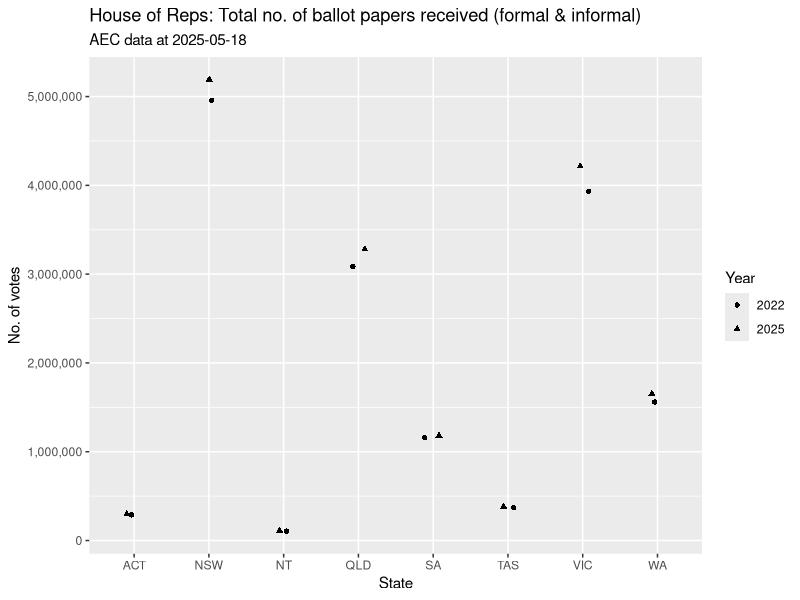
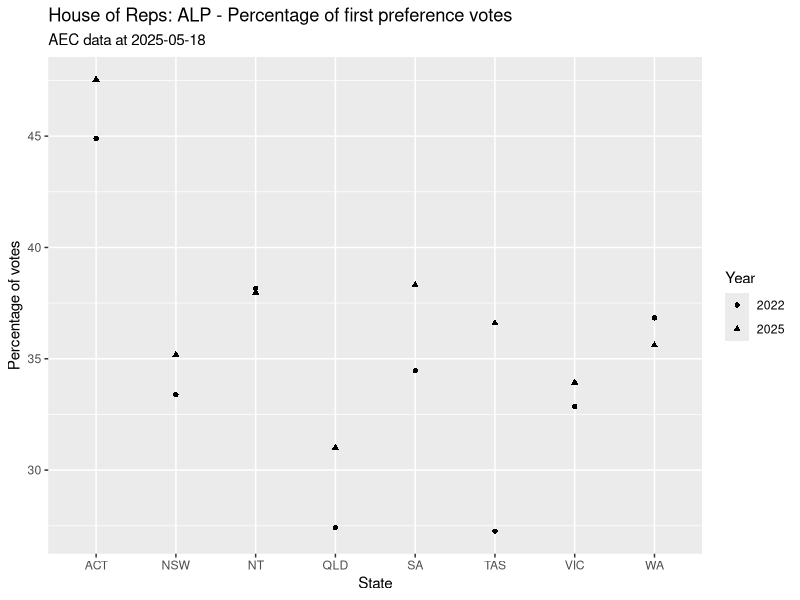
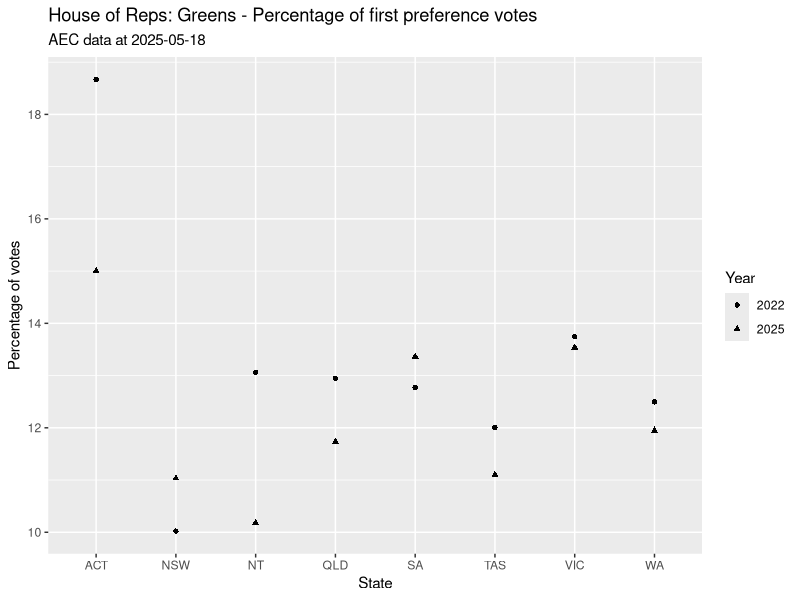
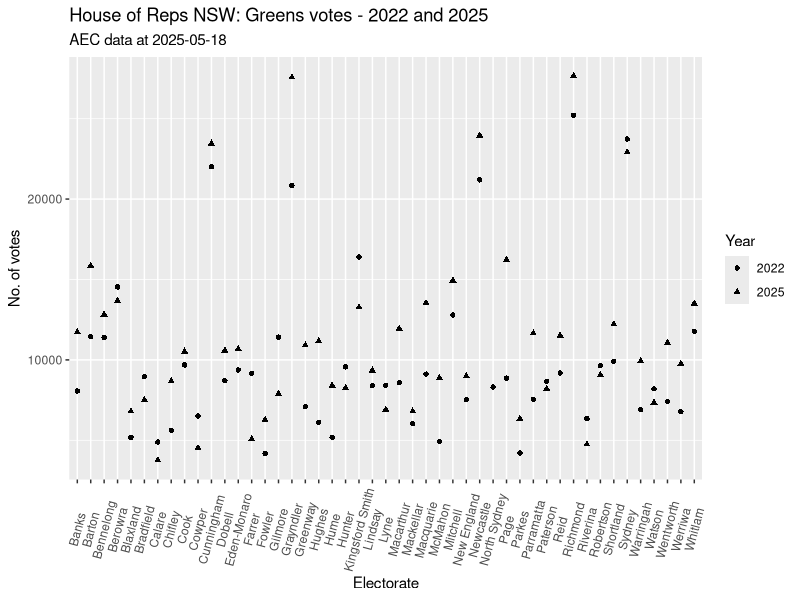
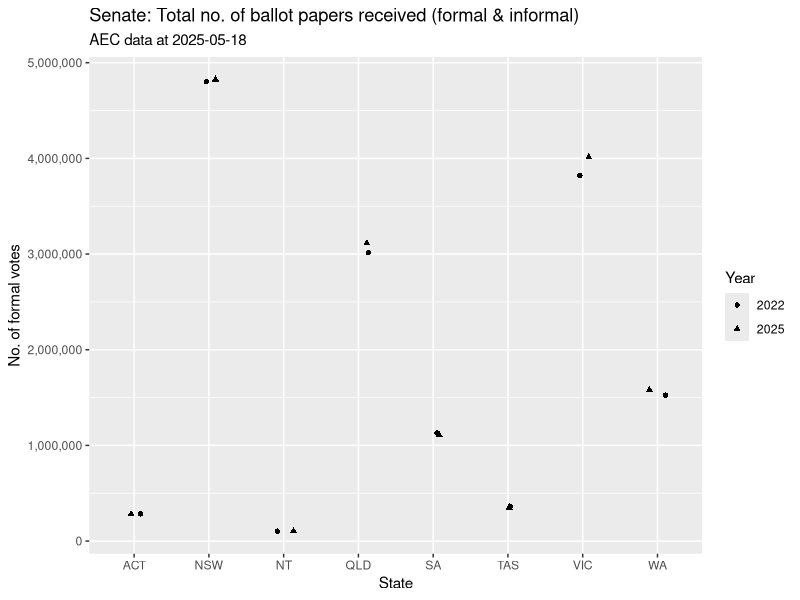
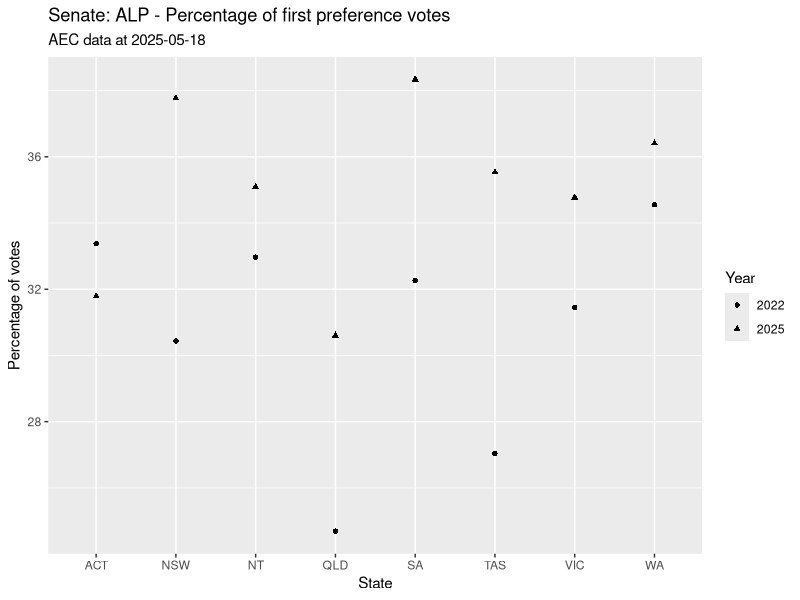
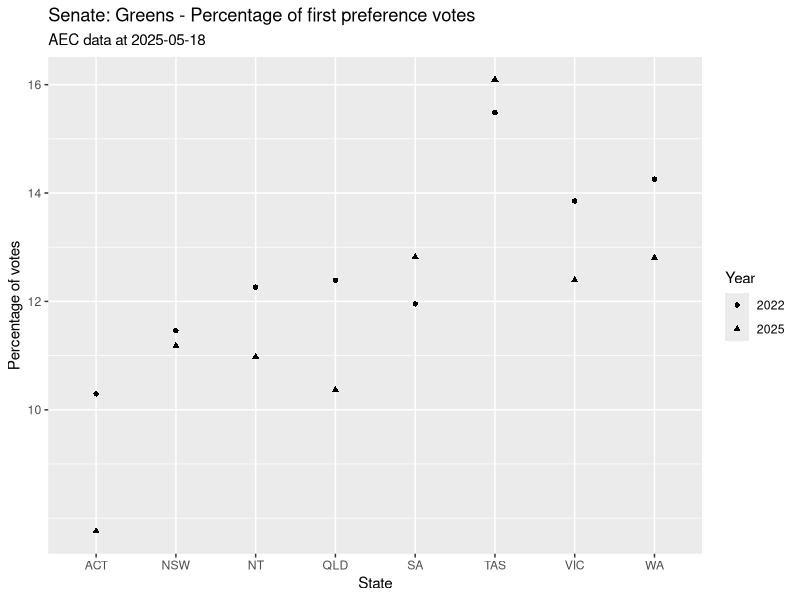

Write the R code that produced these figures, in order.
## ---- chunk 1

knitr::opts_chunk$set(echo = F)

## ---- chunk 2

library(tidyverse)
library(scales)  ## For number format on plot axes
library(kableExtra)

## ---- chunk 3

## Load data

hvotes2022 <- read_csv("../data/House1stPrefsByCandidateByVoteType2022-27966-20250517.csv", skip = 1, show_col_types = FALSE)

hvotes2025 <- read_csv("../data/House1stPrefsByCandidateByVoteType2025-31496-20250517.csv", skip = 1, show_col_types = FALSE)

## ---- chunk 4

h_state_informal_22 <- 
  hvotes2022 %>%
  filter(Surname == "Informal") %>%
  group_by(StateAb) %>%
  summarise(state_informal = sum(TotalVotes))

h_state_informal_22 %>%
  kbl() %>%
  kable_styling(full_width = F)

## ---- chunk 5

## Remove "message = F" to see what full_join is using to make the join.

h_state_votes_22 <- 
  hvotes2022 %>%
  group_by(StateAb) %>%
  summarise(state_votes = sum(TotalVotes)) %>%
  mutate(Year = "2022")

h_state_votes_22 <- 
  full_join(h_state_votes_22, h_state_informal_22) %>%
  #full_join(state_votes_22, state_informal_22), by = join_by(StateAb)) %>%
  mutate(state_formal = state_votes - state_informal)


N_hvotes_22 <- 
  h_state_votes_22 %>%
  summarise(sum(state_votes))

## ---- chunk 6

h_state_informal_25 <- 
  hvotes2025 %>%
  filter(Surname == "Informal") %>%
  group_by(StateAb) %>%
  summarise(state_informal = sum(TotalVotes))

h_state_informal_25 %>%
  kbl() %>%
  kable_styling(full_width = F)

## ---- chunk 7

h_state_votes_25 <- 
  hvotes2025 %>%
  group_by(StateAb) %>%
  summarise(state_votes = sum(TotalVotes)) %>%
  mutate(Year = "2025")

h_state_votes_25 <- 
  full_join(h_state_votes_25, h_state_informal_25) %>%
  mutate(state_formal = state_votes - state_informal)

N_hvotes_25 <- 
  h_state_votes_25 %>%
  summarise(sum(state_votes))

## ---- chunk 8

h_diff_N <- N_hvotes_25 - N_hvotes_22

##diff_N

## ---- chunk 9

party_nm <- 
  hvotes2022 %>%
  distinct(PartyNm)
  
#party_nm

## ---- chunk 10

h_state_votes_2225 <-
  bind_rows(h_state_votes_22, h_state_votes_25) %>%
  select(StateAb, Year, state_votes, state_informal, state_formal) %>%
  arrange(StateAb, Year)

h_state_votes_2225 %>%
  mutate(across(state_votes:state_formal, ~ number(.x, big.mark = ","))) %>%
  kable(booktabs = T, col.names = names(h_state_votes_2225), 
        align = "lcrrr") %>%
  row_spec(c(3, 4, 7, 8, 11, 12, 15, 16), background = "#eeeeee") %>%
  kable_styling(full_width = F)


## ---- chunk 11

ggplot(h_state_votes_2225, aes(x = StateAb, y = state_votes, 
                               shape = factor(Year))) +
  #geom_point() +
  geom_jitter(width = 0.133) +
  scale_y_continuous(labels = label_comma()) +
  guides(shape = guide_legend(title = "Year")) +
  labs(title = "House of Reps: Total no. of ballot papers received (formal & informal)", 
       subtitle = "AEC data at 2025-05-18", 
       x = "State", y = "No. of votes") 
         
## ---- chunk 12

h_alp_n_22 <-
  hvotes2022 %>%
  filter(PartyAb == "ALP") %>%
  group_by(StateAb) %>%
  summarise(alp_votes = sum(TotalVotes)) %>%
  mutate(Year = "2022")

h_alp_n_22 <- full_join(h_alp_n_22, h_state_votes_22)

## Note full_join uses: Joining with `by = join_by(StateAb, Year)` 

h_alp_n_25 <-
  hvotes2025 %>%
  filter(PartyAb == "ALP") %>%
  group_by(StateAb) %>%
  summarise(alp_votes = sum(TotalVotes)) %>%
  mutate(Year = "2025")

h_alp_n_25 <- full_join(h_alp_n_25, h_state_votes_25)

h_alp_n_2225 <-
  bind_rows(h_alp_n_22, h_alp_n_25)


## ---- chunk 13

h_alp_pc_2225 <- 
  full_join(h_alp_n_2225, h_state_votes_2225) %>%
  mutate(alp_pc = alp_votes / state_formal * 100) %>%
  select(StateAb, Year, state_votes, state_informal, state_formal,
         alp_votes, alp_pc) %>%
  arrange(StateAb, Year)

## "select" must go into code above so columns are in right order 
##   for section below

## Format the data to display a nice table

h_alp_pc_2225 %>%
  mutate(across(state_votes:alp_votes, ~ number(.x, big.mark = ","))) %>%
  mutate(across("alp_pc", ~ round(.x, 1))) %>%
  kable(booktabs = T, col.names = names(h_alp_pc_2225), 
        align = "lcrrrrr") %>%
  row_spec(c(3, 4, 7, 8, 11, 12, 15, 16), background = "#eeeeee") %>%
  kable_styling(full_width = F)
         

## ---- chunk 14

ggplot(h_alp_pc_2225, aes(x = StateAb, y = alp_pc, 
                          shape = factor(Year))) +
  geom_point() +
  guides(shape = guide_legend(title = "Year")) +
  labs(title = "House of Reps: ALP - Percentage of first preference votes", 
       subtitle = "AEC data at 2025-05-18", 
       x = "State", y = "Percentage of votes")


## ---- chunk 15

## Check party names in 2022 and 2025

hvotes2022 %>%
  select(PartyAb:PartyNm) %>%
  distinct(PartyAb, PartyNm, .keep_all = T) %>%
  write_csv(., file = "party_names_22.csv")

hvotes2025 %>%
  select(PartyAb:PartyNm) %>%
  distinct(PartyAb, PartyNm, .keep_all = T) %>%
  write_csv(., file = "party_names_25.csv")

## ---- chunk 16

hvotes2022 %>%
  filter(PartyNm == "A.L.P.")

## ---- chunk 17

h_grn_n_22 <-
  hvotes2022 %>%
  filter(PartyAb == "GRN") %>%
  group_by(StateAb) %>%
  summarise(grn_votes = sum(TotalVotes)) %>%
  mutate(Year = "2022")

h_grn_n_22 <-
  full_join(h_grn_n_22, h_state_votes_22) %>%
  write_csv(., file = "h_grn_n_22.csv")


h_grn_n_25 <-
  hvotes2025 %>%
  filter(PartyAb == "GRN") %>%
  group_by(StateAb) %>%
  summarise(grn_votes = sum(TotalVotes)) %>%
  mutate(Year = "2025")

h_grn_n_25 <-
  full_join(h_grn_n_25, h_state_votes_25) %>%
  write_csv(., file = "h_grn_n_25.csv")


h_grn_n_2225 <-
  bind_rows(h_grn_n_22, h_grn_n_25)

## ---- chunk 18

h_grn_pc_2225 <- 
  full_join(h_grn_n_2225, h_state_votes_2225) %>%
  mutate(grn_pc = grn_votes / state_formal * 100) %>%
  select(StateAb, Year, state_votes, state_informal, state_formal,
         grn_votes, grn_pc) %>%
  arrange(StateAb, Year)

## "select" must go into code above so columns are in right order 
##   for section below

## Format the data to display a nice table

h_grn_pc_2225 %>%
  mutate(across(state_votes:grn_votes, ~ number(.x, big.mark = ","))) %>%
  mutate(across("grn_pc", ~ round(.x, 1))) %>%
  kable(booktabs = T, col.names = names(h_grn_pc_2225), 
        align = "lcrrrrr") %>%
  row_spec(c(3, 4, 7, 8, 11, 12, 15, 16), background = "#eeeeee") %>%
  kable_styling(full_width = F)
         

## ---- chunk 19

ggplot(h_grn_pc_2225, aes(x = StateAb, y = grn_pc, 
                          shape = factor(Year))) +
  geom_point() +
  scale_y_continuous(breaks = seq(10, 20, 2)) +
  guides(shape = guide_legend(title = "Year")) +
  labs(title = "House of Reps: Greens - Percentage of first preference votes", 
       subtitle = "AEC data at 2025-05-18",
       x = "State", y = "Percentage of votes")


## ---- chunk 20

grn_n_div_2022 <-
  hvotes2022 %>%
  filter(StateAb == "NSW") %>%
  filter(PartyAb == "GRN") %>%
  select(StateAb, PartyAb, DivisionNm, TotalVotes) %>%
  mutate(Year = "2022") %>%
  write_csv(., file = "grn_n_div_2022.csv")

## ---- chunk 21

grn_n_div_2025 <-
  hvotes2025 %>%
  filter(StateAb == "NSW") %>%
  filter(PartyAb == "GRN") %>%
  select(StateAb, PartyAb, DivisionNm, TotalVotes) %>%
  mutate(Year = "2025") %>%
  write_csv(., file = "grn_n_div_2025.csv")

## ---- chunk 22

grn_n_div_2225 <- bind_rows(grn_n_div_2022, grn_n_div_2025) %>%
  write_csv(., file = "grn_n_div_2225.csv")

## ---- chunk 23

ggplot(grn_n_div_2225, aes(x = DivisionNm, y = TotalVotes,
                           shape = factor(Year))) +
  geom_point() +
  guides(shape = guide_legend(title = "Year")) +
  labs(title = "House of Reps NSW: Greens votes - 2022 and 2025",
       subtitle = "AEC data at 2025-05-18",
       x = "Electorate", y = "No. of votes") +
  theme(axis.text.x = element_text(angle = 75, vjust = 0.5))

## ---- chunk 24

## Load data

svotes2022 <- read_csv("../data/Senate1stPrefsByStateByGroupByVoteType2022-27966-20250518.csv", skip = 1, show_col_types = FALSE)

svotes2025 <- read_csv("../data/Senate1stPrefsByStateByGroupByVoteType2025-31496-20250518.csv", skip = 1, show_col_types = FALSE)

## ---- chunk 25

## Remove "message = F" to see what full_join is using to make the join.

s_state_votes_22 <- 
  svotes2022 %>%
  group_by(StateAb) %>%
  summarise(state_votes = sum(TotalVotes)) %>%
  mutate(Year = "2022")

#s_state_votes_22 <- 
#  full_join(s_state_votes_22, s_state_informal_22) %>%
  ##full_join(state_votes_22, state_informal_22), by = join_by(StateAb)) %>%
#  mutate(state_formal = state_votes - state_informal)
#  mutate(state_formal = state_votes)

s_state_votes_22$state_formal <- s_state_votes_22$state_votes
  
N_svotes_22 <- 
  s_state_votes_22 %>%
  summarise(sum(state_votes))

## ---- chunk 26

s_state_votes_25 <- 
  svotes2025 %>%
  group_by(StateAb) %>%
  summarise(state_votes = sum(TotalVotes)) %>%
  mutate(Year = "2025")

#s_state_votes_25 <- 
#  full_join(s_state_votes_25, s_state_informal_25) %>%
#  mutate(state_formal = state_votes - state_informal)

s_state_votes_25$state_formal <- s_state_votes_25$state_votes

N_svotes_25 <- 
  s_state_votes_25 %>%
  summarise(sum(state_votes))

## ---- chunk 27

s_diff_N <- N_svotes_25 - N_svotes_22

##s_diff_N

## ---- chunk 28

party_nm <- 
  svotes2022 %>%
  distinct(GroupNm)
  
#party_nm

## ---- chunk 29

s_state_votes_2225 <-
  bind_rows(s_state_votes_22, s_state_votes_25) %>%
  select(StateAb, Year, state_votes,
         #state_informal,
         state_formal) %>%
  arrange(StateAb, Year)

s_state_votes_2225 %>%
  mutate(across(state_votes:state_formal, ~ number(.x, big.mark = ","))) %>%
  kable(booktabs = T, col.names = names(s_state_votes_2225), 
        align = "lcrrr") %>%
  row_spec(c(3, 4, 7, 8, 11, 12, 15, 16), background = "#eeeeee") %>%
  kable_styling(full_width = F)


## ---- chunk 30

ggplot(s_state_votes_2225, aes(x = StateAb, y = state_votes, 
                               shape = factor(Year))) +
  #geom_point() +
  geom_jitter(width = 0.133) +
  scale_y_continuous(labels = label_comma()) +
  guides(shape = guide_legend(title = "Year")) +
  labs(title = "Senate: Total no. of ballot papers received (formal & informal)", 
       subtitle = "AEC data at 2025-05-18",
       x = "State", y = "No. of formal votes")
         
## ---- chunk 31

s_alp_n_22 <-
  svotes2022 %>%
  filter(GroupAb == "ALP") %>%
  group_by(StateAb) %>%
  summarise(alp_votes = sum(TotalVotes)) %>%
  mutate(Year = "2022")

s_alp_n_22 <- full_join(s_alp_n_22, s_state_votes_22)

## Note full_join uses: Joining with `by = join_by(StateAb, Year)` 

s_alp_n_25 <-
  svotes2025 %>%
  filter(GroupAb == "ALP") %>%
  group_by(StateAb) %>%
  summarise(alp_votes = sum(TotalVotes)) %>%
  mutate(Year = "2025")

s_alp_n_25 <- full_join(s_alp_n_25, s_state_votes_25)

s_alp_n_2225 <-
  bind_rows(s_alp_n_22, s_alp_n_25)


## ---- chunk 32

s_alp_pc_2225 <- 
  full_join(s_alp_n_2225, s_state_votes_2225) %>%
  mutate(alp_pc = alp_votes / state_formal * 100) %>%
  select(StateAb, Year, state_votes,
         #state_informal,
         state_formal,
         alp_votes, alp_pc) %>%
  arrange(StateAb, Year)

## "select" must go into code above so columns are in right order 
##   for section below

## Format the data to display a nice table

s_alp_pc_2225 %>%
  mutate(across(state_votes:alp_votes, ~ number(.x, big.mark = ","))) %>%
  mutate(across("alp_pc", ~ round(.x, 1))) %>%
  kable(booktabs = T, col.names = names(s_alp_pc_2225), 
        align = "lcrrrrr") %>%
  row_spec(c(3, 4, 7, 8, 11, 12, 15, 16), background = "#eeeeee") %>%
  kable_styling(full_width = F)
         

## ---- chunk 33

ggplot(s_alp_pc_2225, aes(x = StateAb, y = alp_pc, 
                          shape = factor(Year))) +
  geom_point() +
  guides(shape = guide_legend(title = "Year")) +
  labs(title = "Senate: ALP - Percentage of first preference votes", 
       subtitle = "AEC data at 2025-05-18",
       x = "State", y = "Percentage of votes")


## ---- chunk 34

## Check party names in 2022 and 2025

svotes2022 %>%
  select(GroupAb:GroupNm) %>%
  distinct(GroupAb, GroupNm, .keep_all = T) %>%
  write_csv(., file = "party_names_22.csv")

svotes2025 %>%
  select(GroupAb:GroupNm) %>%
  distinct(GroupAb, GroupNm, .keep_all = T) %>%
  write_csv(., file = "party_names_25.csv")

## ---- chunk 35

svotes2022 %>%
  filter(GroupNm == "A.L.P.")

## ---- chunk 36

s_grn_n_22 <-
  svotes2022 %>%
  filter(GroupAb == "GRN") %>%
  group_by(StateAb) %>%
  summarise(grn_votes = sum(TotalVotes)) %>%
  mutate(Year = "2022")

s_grn_n_22 <-
  full_join(s_grn_n_22, s_state_votes_22) %>%
  write_csv(., file = "s_grn_n_22.csv")


s_grn_n_25 <-
  svotes2025 %>%
  filter(GroupAb == "GRN") %>%
  group_by(StateAb) %>%
  summarise(grn_votes = sum(TotalVotes)) %>%
  mutate(Year = "2025")

s_grn_n_25 <-
  full_join(s_grn_n_25, s_state_votes_25) %>%
  write_csv(., file = "s_grn_n_25.csv")


s_grn_n_2225 <-
  bind_rows(s_grn_n_22, s_grn_n_25)

## ---- chunk 37

s_grn_pc_2225 <- 
  full_join(s_grn_n_2225, s_state_votes_2225) %>%
  mutate(grn_pc = grn_votes / state_formal * 100) %>%
  select(StateAb, Year, state_votes,
         #state_informal,
         state_formal,
         grn_votes, grn_pc) %>%
  arrange(StateAb, Year)

## "select" must go into code above so columns are in right order 
##   for section below

## Format the data to display a nice table

s_grn_pc_2225 %>%
  mutate(across(state_votes:grn_votes, ~ number(.x, big.mark = ","))) %>%
  mutate(across("grn_pc", ~ round(.x, 1))) %>%
  kable(booktabs = T, col.names = names(s_grn_pc_2225), 
        align = "lcrrrrr") %>%
  row_spec(c(3, 4, 7, 8, 11, 12, 15, 16), background = "#eeeeee") %>%
  kable_styling(full_width = F)
         

## ---- chunk 38

ggplot(s_grn_pc_2225, aes(x = StateAb, y = grn_pc, 
                          shape = factor(Year))) +
  geom_point() +
  scale_y_continuous(breaks = seq(10, 20, 2)) +
  guides(shape = guide_legend(title = "Year")) +
  labs(title = "Senate: Greens - Percentage of first preference votes", 
       subtitle = "AEC data at 2025-05-18", 
       x = "State", y = "Percentage of votes")
